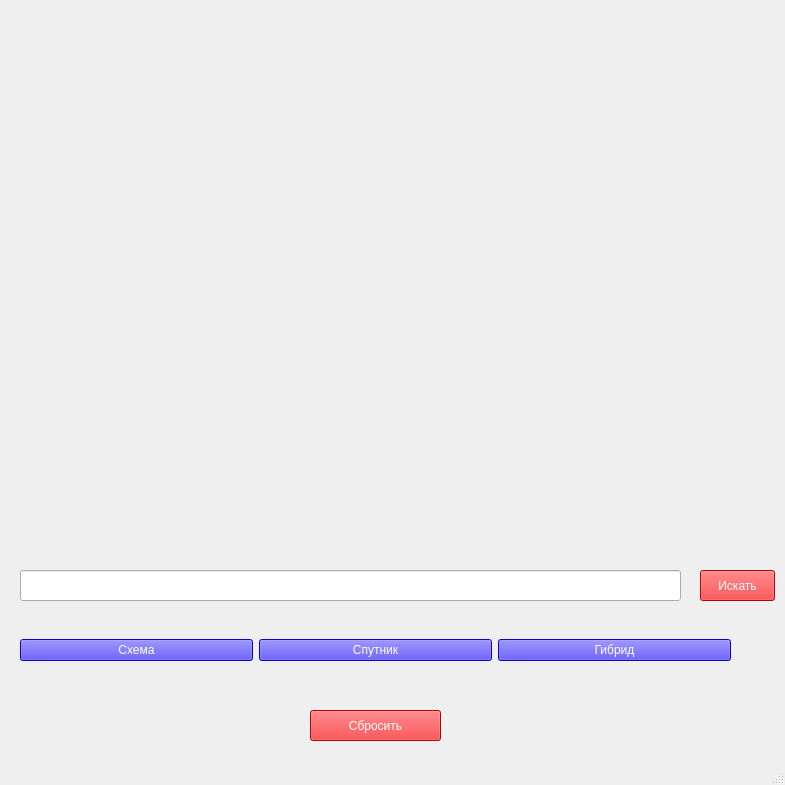
<?xml version="1.0" encoding="UTF-8"?>
<ui version="4.0">
 <class>MainWindow</class>
 <widget class="QMainWindow" name="MainWindow">
  <property name="geometry">
   <rect>
    <x>0</x>
    <y>0</y>
    <width>785</width>
    <height>785</height>
   </rect>
  </property>
  <property name="windowTitle">
   <string>MainWindow</string>
  </property>
  <widget class="QWidget" name="centralwidget">
   <widget class="QLineEdit" name="adress_request">
    <property name="geometry">
     <rect>
      <x>20</x>
      <y>570</y>
      <width>661</width>
      <height>31</height>
     </rect>
    </property>
   </widget>
   <widget class="QPushButton" name="search_btn">
    <property name="geometry">
     <rect>
      <x>700</x>
      <y>570</y>
      <width>75</width>
      <height>31</height>
     </rect>
    </property>
    <property name="styleSheet">
     <string notr="true">background-color: rgb(255, 0, 4);
font: 12pt &quot;MS Shell Dlg 2&quot;;
color: rgb(255, 255, 255);</string>
    </property>
    <property name="text">
     <string>Искать</string>
    </property>
   </widget>
   <widget class="QLabel" name="pic_label">
    <property name="geometry">
     <rect>
      <x>70</x>
      <y>30</y>
      <width>650</width>
      <height>450</height>
     </rect>
    </property>
    <property name="text">
     <string/>
    </property>
   </widget>
   <widget class="QPushButton" name="reset_btn">
    <property name="geometry">
     <rect>
      <x>310</x>
      <y>710</y>
      <width>131</width>
      <height>31</height>
     </rect>
    </property>
    <property name="styleSheet">
     <string notr="true">background-color: rgb(255, 0, 4);
color: rgb(255, 255, 255);
font: 11pt &quot;MS Shell Dlg 2&quot;;</string>
    </property>
    <property name="text">
     <string>Сбросить</string>
    </property>
   </widget>
   <widget class="QWidget" name="layoutWidget">
    <property name="geometry">
     <rect>
      <x>20</x>
      <y>620</y>
      <width>711</width>
      <height>61</height>
     </rect>
    </property>
    <layout class="QHBoxLayout" name="horizontalLayout">
     <item>
      <widget class="QPushButton" name="schedule_btn">
       <property name="styleSheet">
        <string notr="true">background-color: rgb(17, 0, 255);
color: rgb(255, 255, 255);
font: 11pt &quot;MS Shell Dlg 2&quot;;</string>
       </property>
       <property name="text">
        <string>Схема</string>
       </property>
      </widget>
     </item>
     <item>
      <widget class="QPushButton" name="satellite_btn">
       <property name="styleSheet">
        <string notr="true">background-color: rgb(17, 0, 255);
color: rgb(255, 255, 255);
font: 11pt &quot;MS Shell Dlg 2&quot;;</string>
       </property>
       <property name="text">
        <string>Спутник</string>
       </property>
      </widget>
     </item>
     <item>
      <widget class="QPushButton" name="hybrid_btn">
       <property name="styleSheet">
        <string notr="true">background-color: rgb(17, 0, 255);
color: rgb(255, 255, 255);
font: 11pt &quot;MS Shell Dlg 2&quot;;</string>
       </property>
       <property name="text">
        <string>Гибрид</string>
       </property>
      </widget>
     </item>
    </layout>
   </widget>
  </widget>
  <widget class="QMenuBar" name="menubar">
   <property name="geometry">
    <rect>
     <x>0</x>
     <y>0</y>
     <width>785</width>
     <height>21</height>
    </rect>
   </property>
  </widget>
  <widget class="QStatusBar" name="statusbar"/>
 </widget>
 <resources/>
 <connections/>
</ui>
